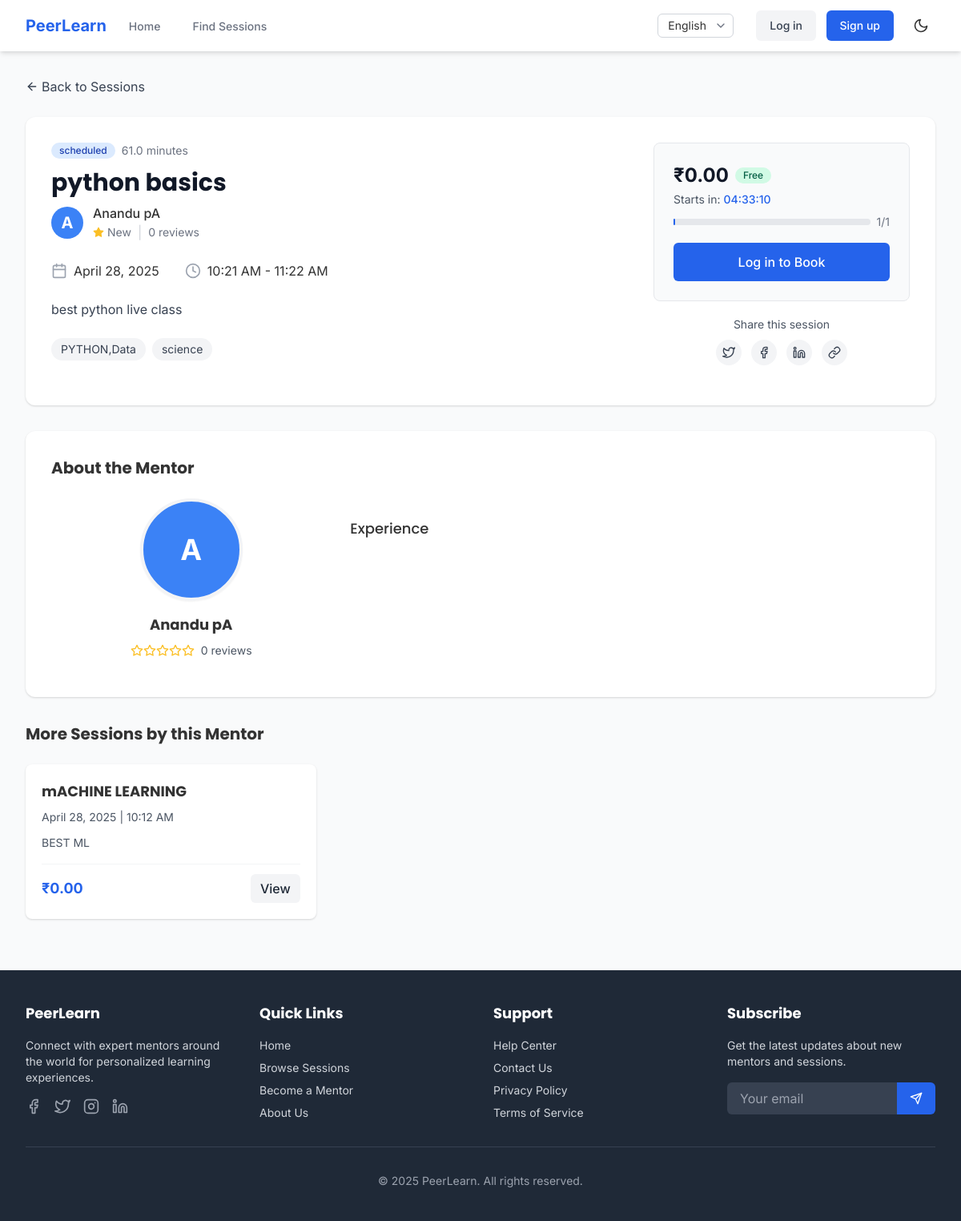
Before: /sessions/3/ with the older database file.
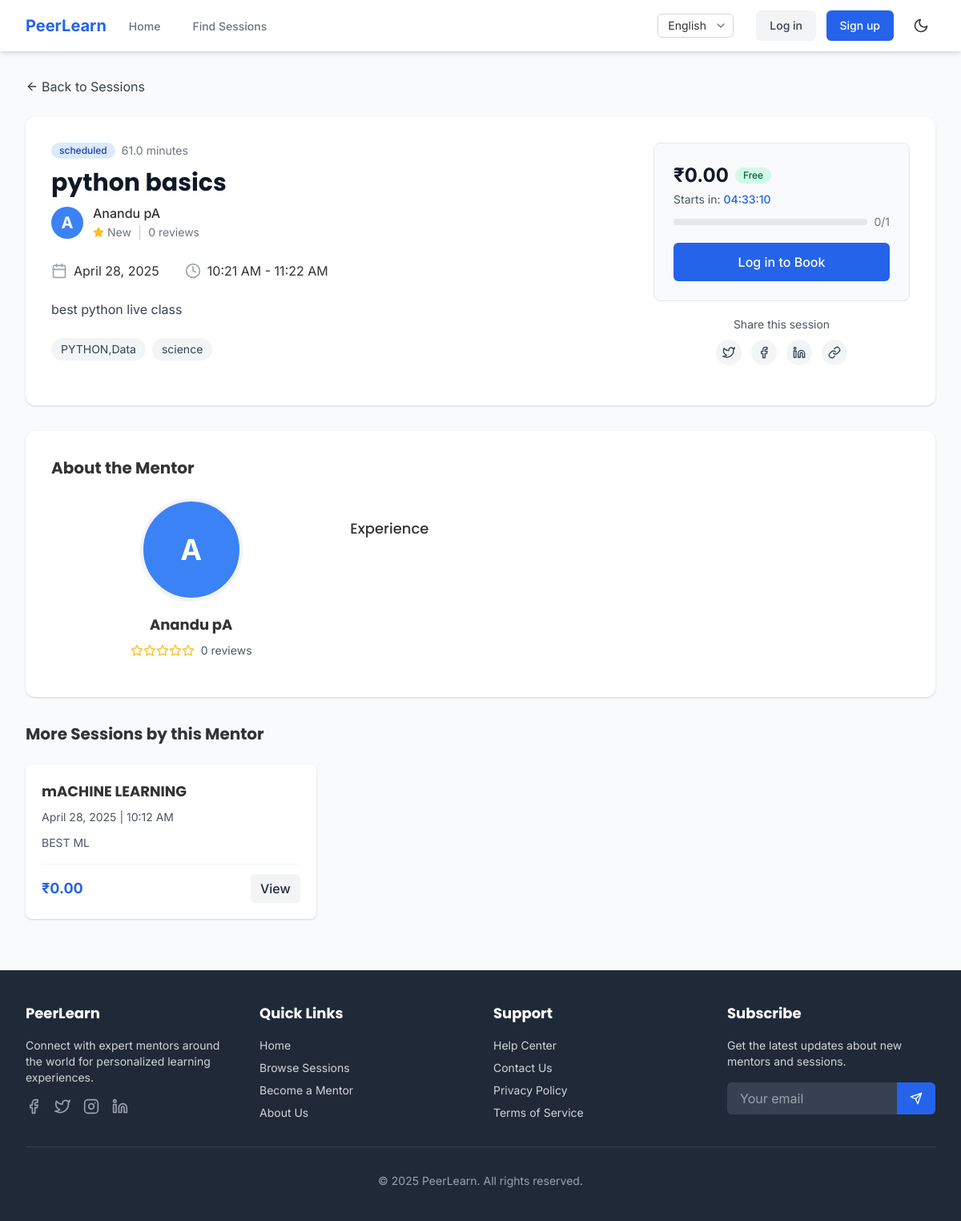
After: the same page with the newer database file.
### learning_sessions/models.py (models this page shows, shortened)
class Session(models.Model):
    STATUS_CHOICES = (
        ('scheduled', _('Scheduled')),
        ('in_progress', _('In Progress')),
        ('completed', _('Completed')),
        ('cancelled', _('Cancelled')),
    )
    mentor = models.ForeignKey(MentorProfile, on_delete=models.CASCADE, related_name='sessions')
    title = models.CharField(_('title'), max_length=255)
    description = models.TextField(_('description'))
    start_time = models.DateTimeField(_('start time'))
    end_time = models.DateTimeField(_('end time'))
    price = models.DecimalField(_('price'), max_digits=10, decimal_places=2)
    max_participants = models.PositiveIntegerField(_('maximum participants'), default=1)
    current_participants = models.PositiveIntegerField(_('current participants'), default=0)
    status = models.CharField(_('status'), max_length=20, choices=STATUS_CHOICES, default='scheduled')
    tags = models.CharField(_('tags'), max_length=255, blank=True, help_text=_("Comma-separated tags"))
    created_at = models.DateTimeField(auto_now_add=True)
    updated_at = models.DateTimeField(auto_now=True)
    class Meta:
        ordering = ['start_time']
        indexes = [
            models.Index(fields=['start_time']),
            models.Index(fields=['status']),
        ]
    @property
    def duration_minutes(self):
        delta = self.end_time - self.start_time
        return delta.total_seconds() / 60

### users/models.py (models this page shows, shortened)
class MentorProfile(models.Model):
    user = models.OneToOneField(User, on_delete=models.CASCADE, related_name='mentor_profile')
    expertise = models.CharField(_('area of expertise'), max_length=255)
    bio = models.TextField(_('biography'))
    hourly_rate = models.DecimalField(_('hourly rate'), max_digits=10, decimal_places=2)
    is_approved = models.BooleanField(_('approved status'), default=False)
    intro_video = models.URLField(_('introduction video'), blank=True, null=True)
    average_rating = models.DecimalField(_('average rating'), max_digits=3, decimal_places=2, default=0)
    total_reviews = models.PositiveIntegerField(_('total reviews'), default=0)
    created_at = models.DateTimeField(auto_now_add=True)
    updated_at = models.DateTimeField(auto_now=True)

class User(AbstractUser):
    ROLE_CHOICES = (
        ('learner', _('Learner')),
        ('mentor', _('Mentor')),
        ('admin', _('Admin')),
    )
    username = None
    email = models.EmailField(_('email address'), unique=True)
    profile_picture = models.ImageField(_('profile picture'), upload_to='profile_pictures/', blank=True, null=True)
    role = models.CharField(_('role'), max_length=10, choices=ROLE_CHOICES, default='learner')
    two_factor_enabled = models.BooleanField(_('two-factor authentication'), default=False)
    USERNAME_FIELD = 'email'
    REQUIRED_FIELDS = []
    objects = UserManager()
    def get_full_name(self):
        return f"{self.first_name} {self.last_name}".strip() or self.email
    full_name = property(get_full_name)

### learning_sessions/views.py (the view)
# urls.py: path('<int:session_id>/', views.session_detail, name='session_detail'),
def session_detail(request, session_id):
    session = get_object_or_404(Session, id=session_id, mentor__is_approved=True)
    user_booking = None
    if request.user.is_authenticated:
        try:
            user_booking = Booking.objects.get(session=session, learner=request.user)
        except Booking.DoesNotExist:
            pass
    try:
        if request.user.is_authenticated and request.user.role == 'learner':
            from .ml_recommendations import get_content_based_recommendations
            related_sessions = get_content_based_recommendations(request.user, limit=3)
            related_sessions = [s for s in related_sessions if s.id != session.id][:3]
        else:
            raise Exception("User not authenticated as learner, using fallback")
    except Exception as e:
        print(f"Session detail recommendation error: {str(e)}")
        related_sessions = Session.objects.filter(
            tags__icontains=session.tags.split(',')[0] if session.tags else '',
            start_time__gt=timezone.now(),
            mentor__is_approved=True
        ).exclude(id=session.id).order_by('start_time')[:3]
    is_mentor = request.user.is_authenticated and request.user.role == 'mentor' and session.mentor.user == request.user
    is_booked = user_booking is not None
    context = {
        'session': session,
        'user_booking': user_booking,
        'is_booked': is_booked,
        'is_mentor': is_mentor,
        'related_sessions': related_sessions,
        'booking_form': BookingForm(),
        'now': timezone.now(),  # Pass current time for countdown
    }
    return render(request, 'sessions/session_detail.html', context)

### learning_sessions/forms.py
class BookingForm(forms.ModelForm):
    coupon_code = forms.CharField(
        required=False,
        widget=forms.TextInput(attrs={
            'class': 'w-full px-4 py-2 rounded-lg border border-gray-300',
            'placeholder': _('Coupon Code')
        })
    )
    class Meta:
        model = Booking
        fields = []  # No fields from model needed, session and learner will be set in view

### templates/sessions/session_detail.html (shortened to what the changed rows need)
{% extends 'base.html' %}
{% load i18n %}
{% load static %}
{% block content %}
<div class="bg-gray-50 min-h-screen py-8">
    <div class="max-w-7xl mx-auto px-4 sm:px-6 lg:px-8">
        <div class="bg-white shadow rounded-xl overflow-hidden mb-8">
            <div class="p-6 md:p-8">
                <div class="flex flex-col md:flex-row md:items-start md:justify-between">
                    <div class="flex-grow mb-6 md:mb-0 md:mr-8">
                        <div class="flex items-center mb-3">
                            <span class="bg-blue-100 text-blue-800 text-xs font-medium px-2.5 py-0.5 rounded-full mr-2">
                                {{ session.status }}
                            </span>
                            <span class="text-gray-500 text-sm">{{ session.duration_minutes }} {% trans "minutes" %}</span>
                        </div>
                        <h1 class="text-2xl md:text-3xl font-bold text-gray-900 mb-2">{{ session.title }}</h1>
                        <div class="flex items-center mb-6">
                            {% if session.mentor.user.profile_picture %}
                                <img src="{{ session.mentor.user.profile_picture.url }}" alt="{{ session.mentor.user.get_full_name }}" class="h-10 w-10 rounded-full object-cover mr-3">
                            {% else %}
                                <div class="h-10 w-10 rounded-full bg-blue-500 text-white flex items-center justify-center font-bold text-xl mr-3">
                                    {{ session.mentor.user.first_name|first|upper }}
                                </div>
                            {% endif %}
                            <div>
                                <p class="font-medium">{{ session.mentor.user.get_full_name }}</p>
                                <div class="flex items-center">
                                    <div class="flex items-center text-yellow-400 mr-1">
                                        <i data-feather="star" class="h-3.5 w-3.5 fill-current"></i>
                                    </div>
                                    <span class="text-sm text-gray-500">{{ session.mentor.average_rating|default:"New" }}</span>
                                    <span class="mx-2 text-gray-300">|</span>
                                    <span class="text-sm text-gray-500">{{ session.mentor.total_reviews|default:"0" }} {% trans "reviews" %}</span>
                                </div>
                            </div>
                        </div>
                        <div class="flex flex-col md:flex-row mb-6">
                            <div class="flex items-center mb-3 md:mb-0 md:mr-8">
                                <i data-feather="calendar" class="h-5 w-5 text-gray-400 mr-2"></i>
                                <span>{{ session.start_time|date:"F j, Y" }}</span>
                            </div>
                            <div class="flex items-center">
                                <i data-feather="clock" class="h-5 w-5 text-gray-400 mr-2"></i>
                                <span>{{ session.start_time|date:"g:i A" }} - {{ session.end_time|date:"g:i A" }}</span>
                            </div>
                        </div>
                        <div class="prose max-w-none mb-6">
                            <p class="text-gray-700">{{ session.description }}</p>
                        </div>
                        {% if session.tags %}
                            <div class="flex flex-wrap gap-2 mb-6">
                                {% for tag in session.tags.split %}
                                    <span class="bg-gray-100 text-gray-700 px-3 py-1 rounded-full text-sm">{{ tag }}</span>
                                {% endfor %}
                            </div>
                        {% endif %}
                    </div>
                    <div class="w-full md:w-80 shrink-0">
                        <div class="bg-gray-50 border border-gray-200 rounded-lg p-6">
                            <div class="flex flex-col mb-2">
                                <div class="flex items-center">
                                    <span class="text-2xl font-bold text-gray-900">₹{{ session.price }}</span>
                                    {% if session.price == 0 %}
                                        <span class="ml-2 bg-green-100 text-green-800 text-xs font-medium px-2.5 py-0.5 rounded-full">
                                            {% trans "Free" %}
                                        </span>
                                    {% endif %}
                                </div>
                            </div>
                            <div class="flex items-center mb-4">
                                <div class="w-full bg-gray-200 rounded-full h-2">
                                    <div class="bg-blue-600 h-2 rounded-full" style="width: {{ session.current_participants|floatformat:0 }}%"></div>
                                </div>
                                <span class="text-sm text-gray-500 ml-2">{{ session.current_participants }}/{{ session.max_participants }}</span>
                            </div>
                        </div>
                    </div>
                </div>
            </div>
        </div>
        <div class="bg-white shadow rounded-xl overflow-hidden mb-8">
            <div class="p-6 md:p-8">
                <h2 class="text-xl font-bold mb-6">{% trans "About the Mentor" %}</h2>
                <div class="flex flex-col md:flex-row">
                    <div class="md:w-1/3 mb-6 md:mb-0 md:mr-6">
                        <div class="flex flex-col items-center">
                            {% if session.mentor.user.profile_picture %}
                                <img src="{{ session.mentor.user.profile_picture.url }}" alt="{{ session.mentor.user.get_full_name }}" class="h-32 w-32 rounded-full object-cover mb-4 border-4 border-gray-100 shadow-sm">
                            {% else %}
                                <div class="h-32 w-32 rounded-full bg-blue-500 text-white flex items-center justify-center font-bold text-4xl mb-4 border-4 border-gray-100 shadow-sm">
                                    {{ session.mentor.user.first_name|first|upper }}
                                </div>
                            {% endif %}
                            <h3 class="text-lg font-bold">{{ session.mentor.user.get_full_name }}</h3>
                            <div class="flex items-center mb-4">
                                <div class="flex items-center text-yellow-400">
                                    {% for i in "12345" %}
                                        {% if forloop.counter <= session.mentor.average_rating|default:0 %}
                                            <i data-feather="star" class="h-4 w-4 fill-current"></i>
                                        {% else %}
                                            <i data-feather="star" class="h-4 w-4"></i>
                                        {% endif %}
                                    {% endfor %}
                                </div>
                                <span class="ml-2 text-sm text-gray-600">{{ session.mentor.total_reviews|default:"0" }} {% trans "reviews" %}</span>
                            </div>
                        </div>
                    </div>
                </div>
            </div>
        </div>
        {% if related_sessions %}
            <div class="mb-8">
                <h2 class="text-xl font-bold mb-6">{% trans "More Sessions by this Mentor" %}</h2>
            </div>
        {% endif %}
    </div>
</div>
{% endblock %}

Changed rows visible on the page:
changed Session "python basics": current_participants "1" → "0"
